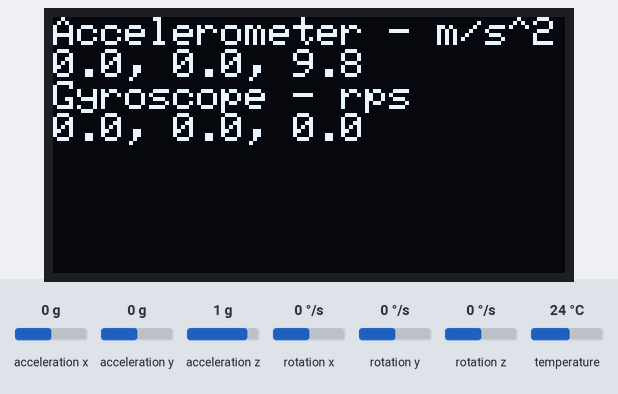
This sketch was run on a simulated ESP32. Shown: 128×64 one-colour display. Inputs (shaded band) come from the test bench; at power-on: acceleration x 0 g, acceleration y 0 g, acceleration z 1 g, rotation x 0 °/s, rotation y 0 °/s, rotation z 0 °/s, temperature 24 °C. WiFi joins after 1.5 s; servers stay silent unless stated; what the sketch prints to the serial monitor is not drawn.

Above: at 2.7 s.
2.8 s: acceleration x set to -1.4 g
At 3.7 s:
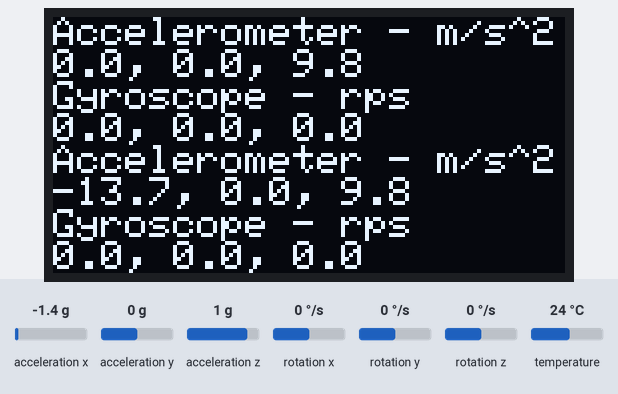
Timing chart, 0 to 5.8 s (numbered marks = the images above; inputs shaded):
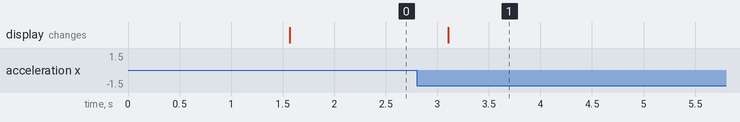

Measured:
- after the input at 2.8 s, the display: changes after 0.31 s (image 1)

The sketch:

Working_Code__mpu6050_oled_firebase_.ino
```cpp
//--------------------Useful Links--------------------
//code for wifi connection: https://techtutorialsx.com/2017/04/24/esp32-connecting-to-a-wifi-network/
//code for MPU + ESP + OLED connection: https://randomnerdtutorials.com/esp32-mpu-6050-accelerometer-gyroscope-arduino/


//--------------------Importing Packages--------------------
#include <WiFi.h>
#include <Firebase_ESP_Client.h>
#include <Adafruit_MPU6050.h>
#include <Adafruit_SSD1306.h>
#include <Adafruit_Sensor.h>


//--------------------Accessing to Google Firebase--------------------
//Provide the token generation process info.
#include "addons/TokenHelper.h"
//Provide the RTDB payload printing info and other helper functions.
#include "addons/RTDBHelper.h"
// Insert Firebase project API Key
#define API_KEY "AIzaSyDH9SMbhwEBF9rRmpaPMHSakGDCtrobFf4"
// Insert RTDB URLefine the RTDB URL */
#define DATABASE_URL "https://morphine-64cdd-default-rtdb.asia-southeast1.firebasedatabase.app/"


//--------------------Define Firebase Data object--------------------
FirebaseData fbdo;
FirebaseJson json;
FirebaseAuth auth;
FirebaseConfig config;
FirebaseJsonData result;


//--------------------Define variables--------------------
unsigned long sendDataPrevMillis = 0;
int count = 0;
bool signupOK = false;
const char* ssid = "Iphone (2)";
const char* password =  "12345678";
int LoopCodeStartTime = 0;
int StartUpload = 0;
int EndUpload = 0;
int LoopCodeEndTime = 0;
float UploadSpeed = 0;
float LoopSpeed = 0;


//--------------------Initialising Components--------------------
Adafruit_MPU6050 mpu;
Adafruit_SSD1306 display = Adafruit_SSD1306(128, 64, &Wire);


void setup() {
  Serial.begin(115200);

//--------------------Wifi Connection--------------------
  WiFi.begin(ssid, password);

  while (WiFi.status() != WL_CONNECTED) {
    delay(500);
    Serial.println("Connecting to WiFi..");
  }

  Serial.println("Connected to the WiFi network");

  Serial.print("RRSI: ");
  Serial.println(WiFi.RSSI());


   /* Assign the api key (required) */
  config.api_key = API_KEY;

  /* Assign the RTDB URL (required) */
  config.database_url = DATABASE_URL;

  /* Sign up */
  if (Firebase.signUp(&config, &auth, "", "")){
    Serial.println("ok");
    signupOK = true;
  }
  else{
    Serial.printf("%s\n", config.signer.signupError.message.c_str());
  }

  /* Assign the callback function for the long running token generation task */
  config.token_status_callback = tokenStatusCallback; //see addons/TokenHelper.h

  Firebase.begin(&config, &auth);
  Firebase.reconnectWiFi(true);


  //This section is for MPU readings
    // while (!Serial);
  Serial.println("MPU6050 OLED demo");

  if (!mpu.begin()) {
    Serial.println("Sensor init failed");
    while (1)
      yield();
  }
  Serial.println("Found a MPU-6050 sensor");

  // SSD1306_SWITCHCAPVCC = generate display voltage from 3.3V internally
  if (!display.begin(SSD1306_SWITCHCAPVCC, 0x3C)) { // Address 0x3C for 128x32
    Serial.println(F("SSD1306 allocation failed"));
    for (;;)
      ; // Don't proceed, loop forever
  }
  display.clearDisplay();
  display.setTextSize(0.5);
  display.setCursor(0,0);
}


void loop() {
  LoopCodeStartTime = millis();

  // Everything here is for MPU readings
  sensors_event_t a, g, temp;
  mpu.getEvent(&a, &g, &temp);

  Serial.print("Accelerometer ");
  Serial.print("X: ");
  Serial.print(a.acceleration.x, 1);
  Serial.print(" m/s^2, ");
  Serial.print("Y: ");
  Serial.print(a.acceleration.y, 1);
  Serial.print(" m/s^2, ");
  Serial.print("Z: ");
  Serial.print(a.acceleration.z, 1);
  Serial.println(" m/s^2");

  display.println("Accelerometer - m/s^2");
  display.print(a.acceleration.x, 1);
  display.print(", ");
  display.print(a.acceleration.y, 1);
  display.print(", ");
  display.print(a.acceleration.z, 1);
  display.println("");

  Serial.print("Gyroscope ");
  Serial.print("X: ");
  Serial.print(g.gyro.x, 1);
  Serial.print(" rps, ");
  Serial.print("Y: ");
  Serial.print(g.gyro.y, 1);
  Serial.print(" rps, ");
  Serial.print("Z: ");
  Serial.print(g.gyro.z, 1);
  Serial.println(" rps");

  Serial.print("Temperature: ");
  Serial.print(temp.temperature);
  Serial.println(" degC");

  Serial.println(count);

  Serial.println("");

  display.println("Gyroscope - rps");
  display.print(g.gyro.x, 1);
  display.print(", ");
  display.print(g.gyro.y, 1);
  display.print(", ");
  display.print(g.gyro.z, 1);
  display.println("");

  display.display();


  if (Firebase.ready() && signupOK && (millis() - sendDataPrevMillis > 0.0001 || sendDataPrevMillis == 0)){
    sendDataPrevMillis = millis();

    Serial.print("Sending data to cloud......");
    FirebaseJsonArray aXArr;
    FirebaseJsonArray aYArr;
    FirebaseJsonArray aZArr;
    FirebaseJsonArray gXArr;
    FirebaseJsonArray gYArr;
    FirebaseJsonArray gZArr;
    FirebaseJsonArray tempArr;

    aXArr.add(a.acceleration.x);
    aYArr.add(a.acceleration.y);
    aZArr.add(a.acceleration.z);
    gXArr.add(g.gyro.x);
    gYArr.add(g.gyro.y);
    gZArr.add(g.gyro.z);
    tempArr.add(temp.temperature);

    StartUpload = millis();
    Serial.printf("Set aXArr array... %s\n", Firebase.RTDB.setArray(&fbdo, "/Test 1/aXarr", &aXArr) ? "ok" : fbdo.errorReason().c_str());
    Serial.printf("Set aYArr array... %s\n", Firebase.RTDB.setArray(&fbdo, "/Test 1/aYArr", &aYArr) ? "ok" : fbdo.errorReason().c_str());
    Serial.printf("Set aZArr array... %s\n", Firebase.RTDB.setArray(&fbdo, "/Test 1/aZArr", &aZArr) ? "ok" : fbdo.errorReason().c_str());
    Serial.printf("Set gXArr array... %s\n", Firebase.RTDB.setArray(&fbdo, "/Test 1/gXArr", &gXArr) ? "ok" : fbdo.errorReason().c_str());
    Serial.printf("Set gYArr array... %s\n", Firebase.RTDB.setArray(&fbdo, "/Test 1/gYArr", &gYArr) ? "ok" : fbdo.errorReason().c_str());
    Serial.printf("Set gZArr array... %s\n", Firebase.RTDB.setArray(&fbdo, "/Test 1/gZArr", &gZArr) ? "ok" : fbdo.errorReason().c_str());
    Serial.printf("Set tempArr array... %s\n", Firebase.RTDB.setArray(&fbdo, "/Test 1/tempArr", &tempArr) ? "ok" : fbdo.errorReason().c_str());
    Serial.printf("Set Accounter... %s\n", Firebase.RTDB.setInt(&fbdo, "/Test 1/Accounter", count) ? "ok" : fbdo.errorReason().c_str());
    EndUpload = millis();
    count++;
    Serial.print("Accounter: ");
    Serial.println(count);
  }

  //-----------For testing speed (remove in final code)-----------
  float UploadSpeed = EndUpload - StartUpload;
  Serial.print("DataBase Upload Speed: ");
  Serial.println(UploadSpeed);

  LoopCodeEndTime = millis();
  float LoopSpeed = LoopCodeEndTime - LoopCodeStartTime;
  Serial.print("Loop Code Speed: ");
  Serial.println(LoopSpeed);

  FirebaseJsonArray UploadSpeedArr;
  FirebaseJsonArray LoopSpeedArr;

  UploadSpeedArr.add(UploadSpeed);
  LoopSpeedArr.add(LoopSpeed);
  Serial.printf("Set UploadSpeed array... %s\n", Firebase.RTDB.setArray(&fbdo, "/Test 1/UploadSpeedArr", &UploadSpeedArr) ? "ok" : fbdo.errorReason().c_str());
  Serial.printf("Set LoopSpeed array... %s\n", Firebase.RTDB.setArray(&fbdo, "/Test 1/LoopSpeedArr", &LoopSpeedArr) ? "ok" : fbdo.errorReason().c_str());
  //-----------For testing speed (remove in final code)-----------


}
```
